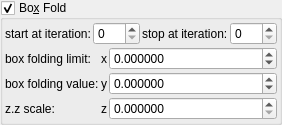
    <widget class="MyGroupBox" name="groupCheck_transf_function_enabledBx_false">
     <property name="toolTip">
      <string/>
     </property>
     <property name="title">
      <string>Bo&amp;x Fold</string>
     </property>
     <property name="checkable">
      <bool>true</bool>
     </property>
     <layout class="QVBoxLayout" name="verticalLayout_37" stretch="0,0">
      <property name="spacing">
       <number>2</number>
      </property>
      <property name="leftMargin">
       <number>2</number>
      </property>
      <property name="topMargin">
       <number>2</number>
      </property>
      <property name="rightMargin">
       <number>2</number>
      </property>
      <property name="bottomMargin">
       <number>2</number>
      </property>
      <item>
       <layout class="QHBoxLayout" name="horizontalLayout_19" stretch="0,1,0,1">
        <item>
         <widget class="QLabel" name="label_100">
          <property name="text">
           <string>start at iteration:</string>
          </property>
         </widget>
        </item>
        <item>
         <widget class="MySpinBox" name="spinboxInt_transf_start_iterations_A">
          <property name="sizePolicy">
           <sizepolicy hsizetype="Minimum" vsizetype="Maximum">
            <horstretch>0</horstretch>
            <verstretch>0</verstretch>
           </sizepolicy>
          </property>
          <property name="minimum">
           <number>0</number>
          </property>
          <property name="maximum">
           <number>999</number>
          </property>
          <property name="value">
           <number>0</number>
          </property>
         </widget>
        </item>
        <item>
         <widget class="QLabel" name="label_72">
          <property name="text">
           <string>stop at iteration:</string>
          </property>
         </widget>
        </item>
        <item>
         <widget class="MySpinBox" name="spinboxInt_transf_stop_iterations_A">
          <property name="sizePolicy">
           <sizepolicy hsizetype="Preferred" vsizetype="Maximum">
            <horstretch>0</horstretch>
            <verstretch>0</verstretch>
           </sizepolicy>
          </property>
          <property name="maximum">
           <number>999</number>
          </property>
         </widget>
        </item>
       </layout>
      </item>
      <item>
       <layout class="QGridLayout" name="gridLayout_12" columnstretch="0,0,1">
        <property name="spacing">
         <number>2</number>
        </property>
        <item row="0" column="1">
         <widget class="QLabel" name="label_139">
          <property name="text">
           <string notr="true">x</string>
          </property>
         </widget>
        </item>
        <item row="1" column="1">
         <widget class="QLabel" name="label_140">
          <property name="text">
           <string notr="true">y</string>
          </property>
         </widget>
        </item>
        <item row="2" column="1">
         <widget class="QLabel" name="label_133">
          <property name="text">
           <string notr="true">z</string>
          </property>
         </widget>
        </item>
        <item row="0" column="0">
         <widget class="QLabel" name="label_54">
          <property name="text">
           <string>box folding limit:</string>
          </property>
         </widget>
        </item>
        <item row="2" column="0">
         <widget class="QLabel" name="label_56">
          <property name="text">
           <string>z.z scale:</string>
          </property>
         </widget>
        </item>
        <item row="1" column="0">
         <widget class="QLabel" name="label_55">
          <property name="text">
           <string>box folding value:</string>
          </property>
         </widget>
        </item>
        <item row="0" column="2">
         <widget class="MyDoubleSpinBox" name="spinbox_mandelbox_folding_limit">
          <property name="sizePolicy">
           <sizepolicy hsizetype="Minimum" vsizetype="Maximum">
            <horstretch>0</horstretch>
            <verstretch>0</verstretch>
           </sizepolicy>
          </property>
          <property name="prefix">
           <string/>
          </property>
          <property name="suffix">
           <string/>
          </property>
          <property name="decimals">
           <number>6</number>
          </property>
          <property name="minimum">
           <double>-99.998999999999995</double>
          </property>
          <property name="maximum">
           <double>99.998999999999995</double>
          </property>
          <property name="singleStep">
           <double>0.100000000000000</double>
          </property>
         </widget>
        </item>
        <item row="1" column="2">
         <widget class="MyDoubleSpinBox" name="spinbox_mandelbox_folding_value">
          <property name="sizePolicy">
           <sizepolicy hsizetype="Minimum" vsizetype="Maximum">
            <horstretch>0</horstretch>
            <verstretch>0</verstretch>
           </sizepolicy>
          </property>
          <property name="prefix">
           <string/>
          </property>
          <property name="suffix">
           <string/>
          </property>
          <property name="decimals">
           <number>6</number>
          </property>
          <property name="minimum">
           <double>-99.998999999999995</double>
          </property>
          <property name="maximum">
           <double>99.998999999999995</double>
          </property>
          <property name="singleStep">
           <double>0.100000000000000</double>
          </property>
         </widget>
        </item>
        <item row="2" column="2">
         <widget class="MyDoubleSpinBox" name="spinbox_transf_scale_1">
          <property name="sizePolicy">
           <sizepolicy hsizetype="Minimum" vsizetype="Maximum">
            <horstretch>0</horstretch>
            <verstretch>0</verstretch>
           </sizepolicy>
          </property>
          <property name="prefix">
           <string/>
          </property>
          <property name="suffix">
           <string/>
          </property>
          <property name="decimals">
           <number>6</number>
          </property>
          <property name="minimum">
           <double>0.000000000000000</double>
          </property>
          <property name="maximum">
           <double>1.000000000000000</double>
          </property>
          <property name="singleStep">
           <double>0.100000000000000</double>
          </property>
         </widget>
        </item>
       </layout>
      </item>
     </layout>
    </widget>
